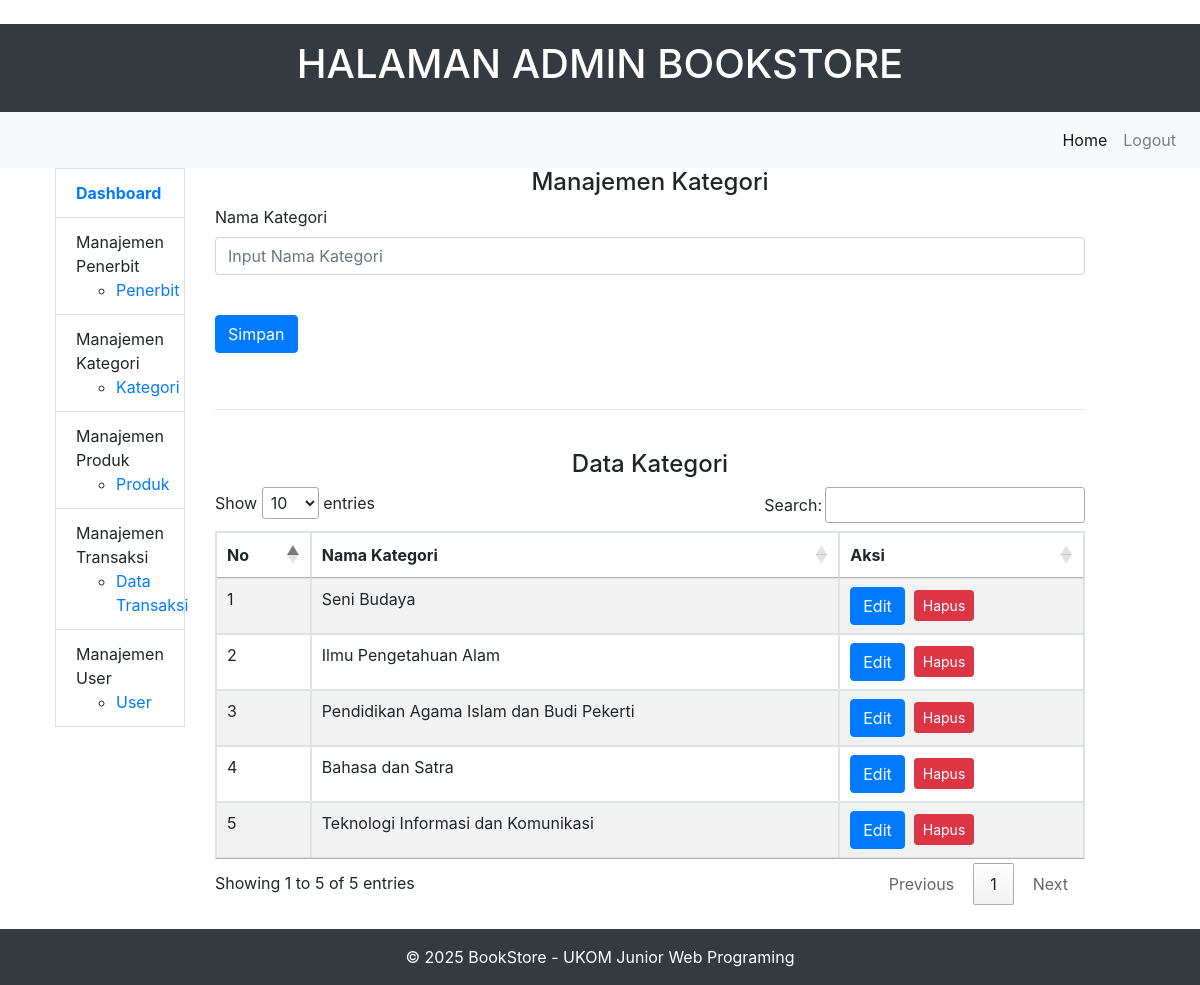
Page /admin/kategori.php (signed in) on the committed database.
### tables this page shows
CREATE TABLE `tb_kategori` (
  `id_kategori` int(11) NOT NULL,
  `nama_kategori` varchar(255) NOT NULL
);

### admin/kategori.php (the view, shortened to what this page needs)
<?php
include "../koneksi.php";
$datakategori="SELECT * FROM tb_kategori ORDER BY id_Kategori DESC";
$resultkategori = $conn->query($datakategori);
?>
<!DOCTYPE html>
<html lang="en">
<head>
    <?php include "title.php"; ?>
    <link rel="stylesheet" type="text/css" href="https://cdn.datatables.net/1.11.5/css/jquery.dataTables.css">
</head>
<body  class="d-flex flex-column h-100">
    <?php include 'header.php'; ?>
    <?php include 'menu.php'; ?>
    <div class="container-fluid">
        <div class="row">
            <?php include 'sidebar.php'; ?>
            <div class="col-md-9">
            <h4 class="text-center" >Manajemen Kategori</h1>
        <form action="" method="POST">
            <div class="form-group">
                <label for="nama_kategori">Nama Kategori</label>
                <input type="text" class="form-control" name="nama_kategori" placeholder="Input Nama Kategori" required>
            </div>
            <br>
            <div class="form-group">
            <input type="submit" class="btn btn-primary" name="SIMPAN" value="Simpan">
            </div>
        <br><hr><br>
        <h4 class="text-center" >Data Kategori</h1>
                <div class="table-responsive">
                    <table id="myTable" class="table table-bordered table-striped">
                        <thead>
                            <tr>
                                <th>No</th>
                                <th>Nama Kategori</th>
                                <th>Aksi</th>
                            </tr>
                        </thead>
                        <tbody>
                            <?php
                            $no = 1;
                            while ($kategori = $resultkategori->fetch_assoc()) {
                                echo '<tr>';
                                echo '<td>' . $no++ . '</td>';
                                echo '<td>' . $kategori['nama_kategori'] . '</td>';
                                echo '<td>';
                                            echo '<a href="edit-kategori.php?id_kategori=' . $kategori['id_kategori'] . '" class="btn btn-primary">Edit</a> &nbsp';
                                            echo '<a href="?delete_id=' . $kategori['id_kategori'] . '" class="btn btn-danger btn-sm" onclick="return confirm(\'Apakah Anda yakin ingin menghapus Kategori ini?\')">Hapus</a> &nbsp;';
                                echo '</td>';
                                echo '</tr>';
                            }
                            ?>
                        </tbody>
                    </table>
                </div>
            </div>
        </div>
    </div>
<?php include 'footer.php'; ?>

### rows in the picture
tb_kategori: nama_kategori "Seni Budaya"
tb_kategori: nama_kategori "Ilmu Pengetahuan Alam"
tb_kategori: nama_kategori "Pendidikan Agama Islam dan Budi Pekerti"
tb_kategori: nama_kategori "Bahasa dan Satra"
tb_kategori: nama_kategori "Teknologi Informasi dan Komunikasi"
